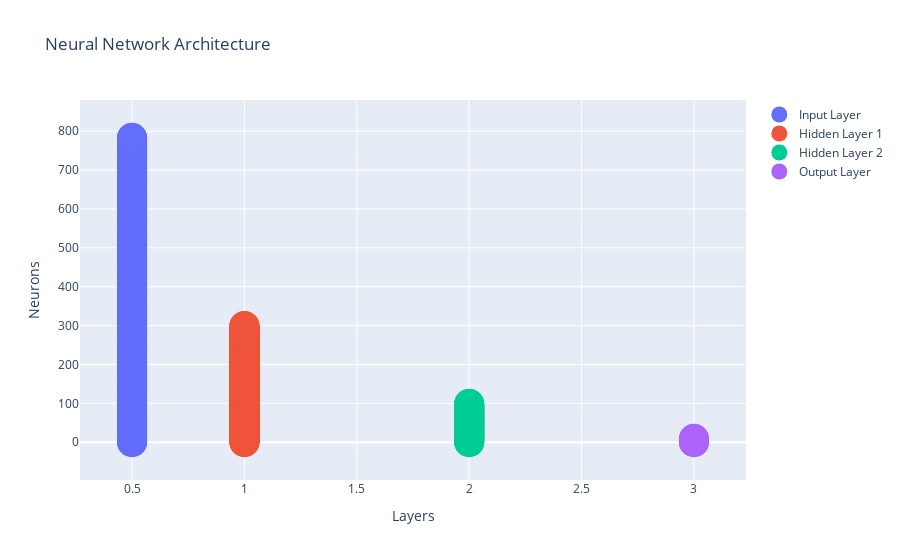

The notebook cell this image was saved under:
### Code cell
visualization.plot_neural_network_architecture(X_train.shape[0], n_layers, n_neurons_per_layer, n_classes)

### Figure 1 — Plotly figure (JSON) as saved in the notebook; plotly's stock layout.template omitted (floating-point values rounded to 4 significant figures; data arrays with more than 128 entries replaced by an {"elided": "..."} marker saying what was removed)
{"data": [{"marker": {"size": 30}, "mode": "markers", "name": "Input Layer", "text": {"elided": "784 str values"}, "type": "scatter", "x": {"elided": "784 float values"}, "y": {"elided": "784 int values"}}, {"marker": {"size": 30}, "mode": "markers", "name": "Hidden Layer 1", "text": {"elided": "300 str values"}, "type": "scatter", "x": {"elided": "300 int values"}, "y": {"elided": "300 int values"}}, {"marker": {"size": 30}, "mode": "markers", "name": "Hidden Layer 2", "text": ["Neuron 1", "Neuron 2", "Neuron 3", "Neuron 4", "Neuron 5", "Neuron 6", "Neuron 7", "Neuron 8", "Neuron 9", "Neuron 10", "Neuron 11", "Neuron 12", "Neuron 13", "Neuron 14", "Neuron 15", "Neuron 16", "Neuron 17", "Neuron 18", "Neuron 19", "Neuron 20", "Neuron 21", "Neuron 22", "Neuron 23", "Neuron 24", "Neuron 25", "Neuron 26", "Neuron 27", "Neuron 28", "Neuron 29", "Neuron 30", "Neuron 31", "Neuron 32", "Neuron 33", "Neuron 34", "Neuron 35", "Neuron 36", "Neuron 37", "Neuron 38", "Neuron 39", "Neuron 40", "Neuron 41", "Neuron 42", "Neuron 43", "Neuron 44", "Neuron 45", "Neuron 46", "Neuron 47", "Neuron 48", "Neuron 49", "Neuron 50", "Neuron 51", "Neuron 52", "Neuron 53", "Neuron 54", "Neuron 55", "Neuron 56", "Neuron 57", "Neuron 58", "Neuron 59", "Neuron 60", "Neuron 61", "Neuron 62", "Neuron 63", "Neuron 64", "Neuron 65", "Neuron 66", "Neuron 67", "Neuron 68", "Neuron 69", "Neuron 70", "Neuron 71", "Neuron 72", "Neuron 73", "Neuron 74", "Neuron 75", "Neuron 76", "Neuron 77", "Neuron 78", "Neuron 79", "Neuron 80", "Neuron 81", "Neuron 82", "Neuron 83", "Neuron 84", "Neuron 85", "Neuron 86", "Neuron 87", "Neuron 88", "Neuron 89", "Neuron 90", "Neuron 91", "Neuron 92", "Neuron 93", "Neuron 94", "Neuron 95", "Neuron 96", "Neuron 97", "Neuron 98", "Neuron 99", "Neuron 100"], "type": "scatter", "x": [2, 2, 2, 2, 2, 2, 2, 2, 2, 2, 2, 2, 2, 2, 2, 2, 2, 2, 2, 2, 2, 2, 2, 2, 2, 2, 2, 2, 2, 2, 2, 2, 2, 2, 2, 2, 2, 2, 2, 2, 2, 2, 2, 2, 2, 2, 2, 2, 2, 2, 2, 2, 2, 2, 2, 2, 2, 2, 2, 2, 2, 2, 2, 2, 2, 2, 2, 2, 2, 2, 2, 2, 2, 2, 2, 2, 2, 2, 2, 2, 2, 2, 2, 2, 2, 2, 2, 2, 2, 2, 2, 2, 2, 2, 2, 2, 2, 2, 2, 2], "y": [0, 1, 2, 3, 4, 5, 6, 7, 8, 9, 10, 11, 12, 13, 14, 15, 16, 17, 18, 19, 20, 21, 22, 23, 24, 25, 26, 27, 28, 29, 30, 31, 32, 33, 34, 35, 36, 37, 38, 39, 40, 41, 42, 43, 44, 45, 46, 47, 48, 49, 50, 51, 52, 53, 54, 55, 56, 57, 58, 59, 60, 61, 62, 63, 64, 65, 66, 67, 68, 69, 70, 71, 72, 73, 74, 75, 76, 77, 78, 79, 80, 81, 82, 83, 84, 85, 86, 87, 88, 89, 90, 91, 92, 93, 94, 95, 96, 97, 98, 99]}, {"marker": {"size": 30}, "mode": "markers", "name": "Output Layer", "text": ["Class 1", "Class 2", "Class 3", "Class 4", "Class 5", "Class 6", "Class 7", "Class 8", "Class 9", "Class 10"], "type": "scatter", "x": [3, 3, 3, 3, 3, 3, 3, 3, 3, 3], "y": [0, 1, 2, 3, 4, 5, 6, 7, 8, 9]}], "layout": {"showlegend": true, "title": {"text": "Neural Network Architecture"}, "xaxis": {"title": {"text": "Layers"}}, "yaxis": {"title": {"text": "Neurons"}}}}
